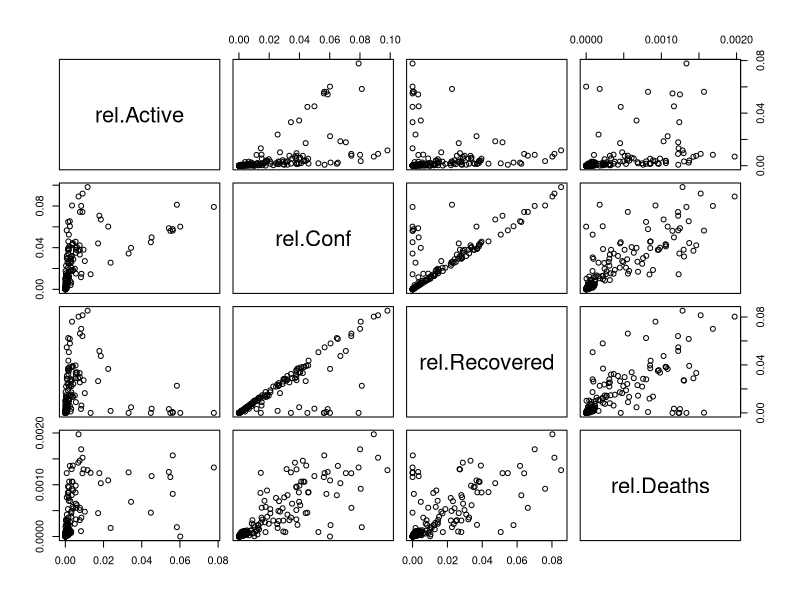

This chart was generated by the following R code:
# Aufgabe 10.1
setwd("/Users/felixdiederichs/Desktop/Wirtschaftsinformatik/5. Semester/Daten und Wahrscheinlichkeiten/R/WS 2020/Aufgabe 10.1")

# Aufgabe 10.1 a) 
covid <- read.csv(file = "covid_19_daily_reports_01-31-2021.csv", header = TRUE, sep = ";")
covid_ts <- read.csv(file = "time_series_covid19_confirmed_01-31-2021.csv", header = TRUE, sep = ";")
world_countries <- read.csv(file = "World_Countries_new.csv", header = TRUE, sep = ";")


# 1. 
sum.countries <- function(df){
  countries <- unique(df$Country_Region) # Heraussuchen der einzelnen Länder 
  Country = Confirmed = Deaths = Recovered = Active = c()
  for(i in 1:length(countries)){ # nolint
    # Die erste Spalte enthält die Länder 
    Country[i] <- countries[i]
    # Die Spalten für die Fallzahlen werden einfach aufsummiert pro Land 
    Confirmed[i] <- sum(df[which(df$Country_Region == countries[i]), which(colnames(df) == "Confirmed")])
    Deaths[i] <- sum(df[which(df$Country_Region == countries[i]), which(colnames(df) == "Deaths")])
    Recovered[i] <- sum(df[which(df$Country_Region == countries[i]), which(colnames(df) == "Recovered")])
    Active[i] <- sum(df[which(df$Country_Region == countries[i]), which(colnames(df) == "Active")])
  }
  # Das Ergebnis wird in einen Data Frame geschrieben 
  df_cum <- data.frame(
    Country = Country, 
    Confirmed = Confirmed, 
    Deaths = Deaths, 
    Recovered = Recovered, 
    Active = Active)
  return(df_cum)
}

covid <- sum.countries(covid)
covid <- merge(x = covid, y = world_countries, by.x = "Country", by.y = "Country")
covid$rel.Conf <- covid$Confirmed / covid$Population
covid$rel.Deaths <- covid$Deaths / covid$Population
covid$rel.Recovered <- covid$Recovered / covid$Population
covid$rel.Active <- covid$Active / covid$Population


# 2. 
covid_ts_g7 <- covid_ts[covid_ts$Country_Region %in% c("Germany", "Italy", "Canada", "France", "Japan", "United.Kingdom", "US"), ]
covid_ts_g7 <- covid_ts_g7[order(covid_ts_g7$Country_Region), ]
covid_ts_g7 <- covid_ts_g7[, -1]
covid_ts_g7 <- merge(x = covid_ts_g7, y = world_countries, by.x = "Country_Region", by.y = "Country")
covid_ts_g7_rel <- cbind(covid_ts_g7$Country_Region, covid_ts_g7[, 2:ncol(covid_ts_g7)] / covid_ts_g7$Population)
colnames(covid_ts_g7_rel)[1] <- "Country_Region"

# Aufgabe 10.1 b) 
kontingenztabelle <- function(df) {
    Leicht = Mittel = Schwer = Spaltensumme = rep(0, nrow(df))

    for(i in 1:nrow(df)) {
        for(k in 1:ncol(df)) {
            if(df[i, k] < 0.01) {
                Leicht[i] <- Leicht[i] + 1
            } else {
                if(df[i, k] < 0.05) {
                    Mittel[i] <- Mittel[i] + 1
                } else {
                    Schwer[i] <- Schwer[i] + 1
                }
                Spaltensumme[i] <- sum(Leicht[i] + Mittel[i] + Schwer[i])
            } 
        }
    }
    Spaltensumme[i + 1] <- sum(Spaltensumme)
    Leicht[i + 1] <- sum(Leicht)
    Mittel[i + 1] <- sum(Mittel)
    Schwer[i + 1] <- sum(Schwer)

    kontingenztabelle <- data.frame(
        Land = c(df$Country_Region, "Zeilensumme"),
        Leicht = Leicht, 
        Mittel = Mittel, 
        Schwer = Schwer,
        Spaltensumme = Spaltensumme
    )
    return(kontingenztabelle)
}

kontingenztafel <- kontingenztabelle(covid_ts_g7_rel)

# Aufgabe 10.1 c) 

kp_stern <- function(kt){
  x <- c()
  # Durchgehen jeder Zeile im Data Frame außer der Zeilensumme 
  for(i in 1:(nrow(kt)-1)){
    # Durchgehen jeder Spalte im Dataframe außer der ersten character-Spalte mit den Ländern und der Spaltensumme 
    for(k in 2:(ncol(kt)-1)){
      # Quadrierte Einträge geteilt durch die multiplizierten Spalten- und Zeilenhäufigkeiten 
      x <- c(x, kt[i,k]^2 / (kt[nrow(kt), k] * kt[i, ncol(kt)]))
    }
  }
  # Summe der Spaltensummen und Zeilensummen 
  n = kt[nrow(kt), ncol(kt)]
  # Berechnen von Chi-Quadrat 
  chi_square <- n * (sum(x)-1)
  # Anzahl der Spalten ohne die Länder-Spalte und die Spaltensumme 
  K = ncol(kt)-2
  # Anzeil der Zeilen ohne die Zeilensumme 
  L = nrow(kt) -1
  
  kp_stern <- sqrt(chi_square  /(chi_square + n)) / sqrt( (min(K,L)-1) / min(K,L))
  return(kp_stern)
}

# Data Frame auf Folie 
df <- data.frame(
  Abschluss = c("R", "GY", "GS", "S"), 
  Ja = c(4,20,2, 26),
  V = c(12,24,6, 42), 
  Nein = c(8, 4, 4, 16), 
  Z = c(24,48,12,84)
)  

kp_stern(df) # Es sollte 0.415139 herauskommen. 
kp_stern(kontingenztafel) # Ergebnis: 0.4754108


# Aufgabe 10.1 d) 
cor(covid$rel.Conf, covid$rel.Recovered)
cor(covid$rel.Conf, covid$rel.Deaths)

pairs(covid[, c("rel.Active", "rel.Conf", "rel.Recovered", "rel.Deaths")])
